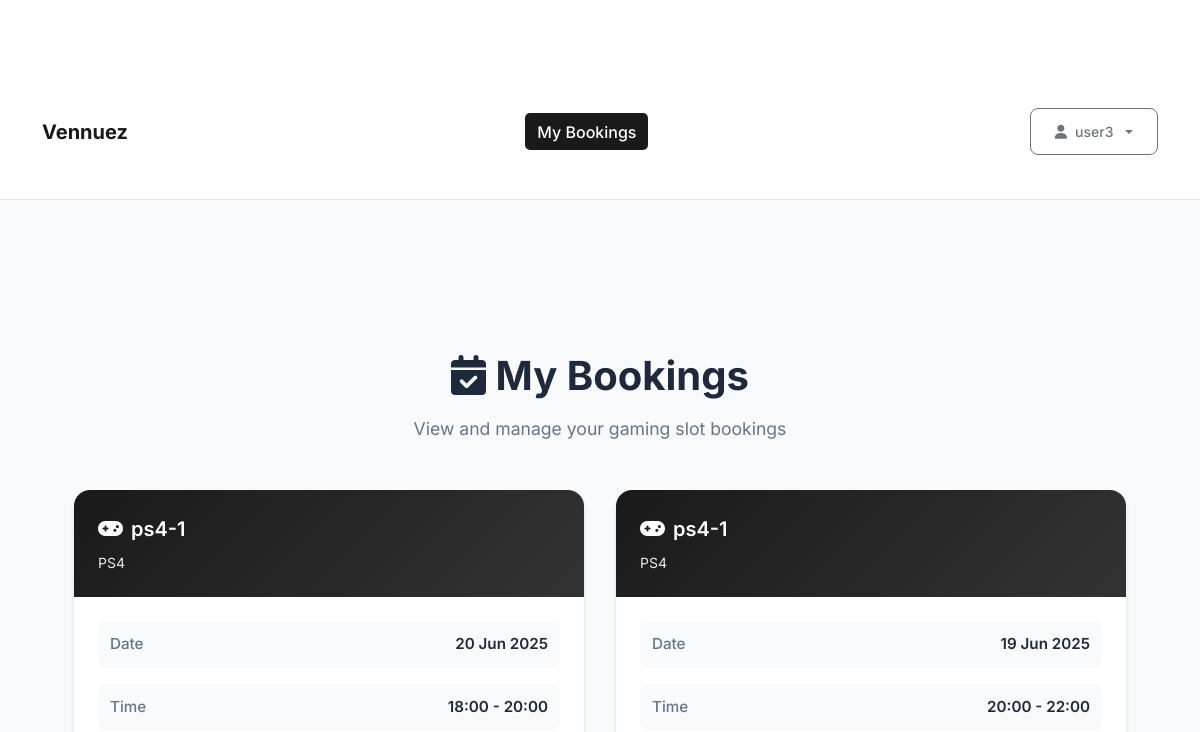
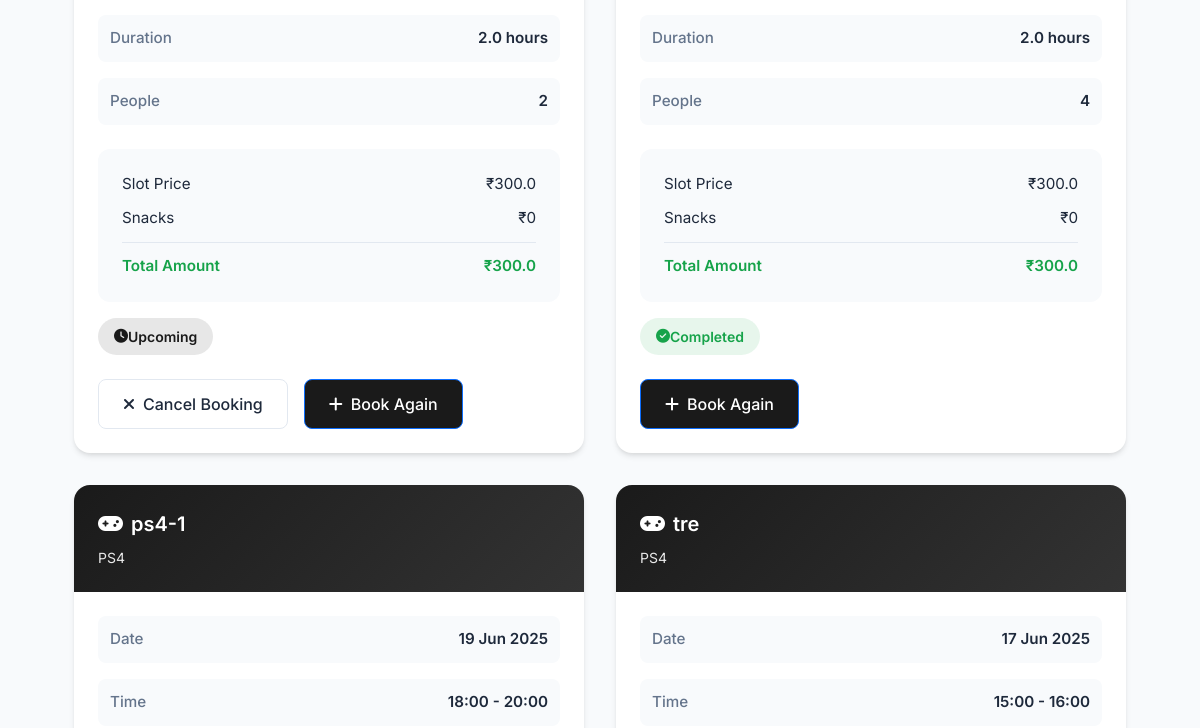
Page /user_dashboard (signed in, upper part) on the earlier database version (2 pictures, top to bottom).
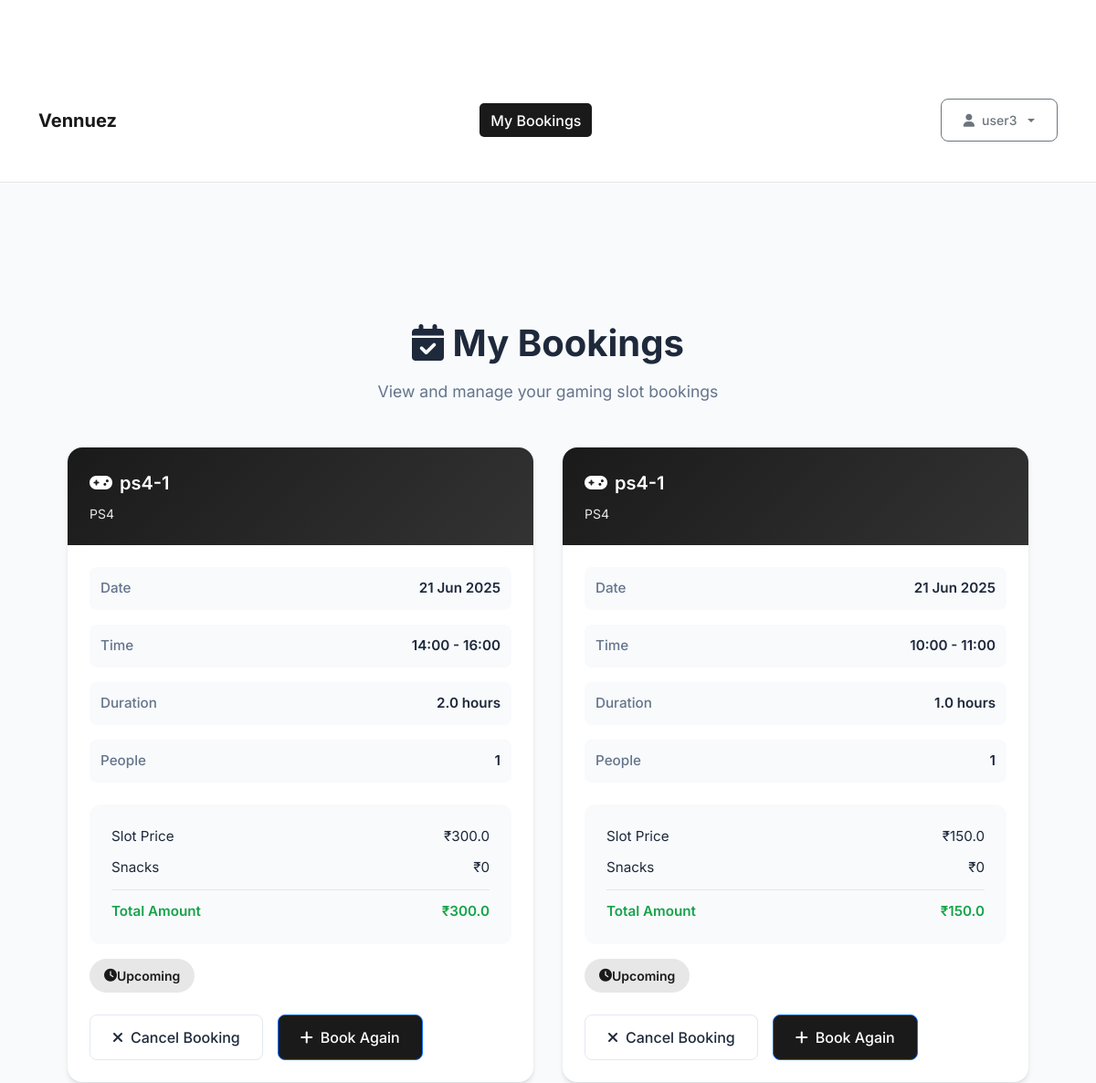
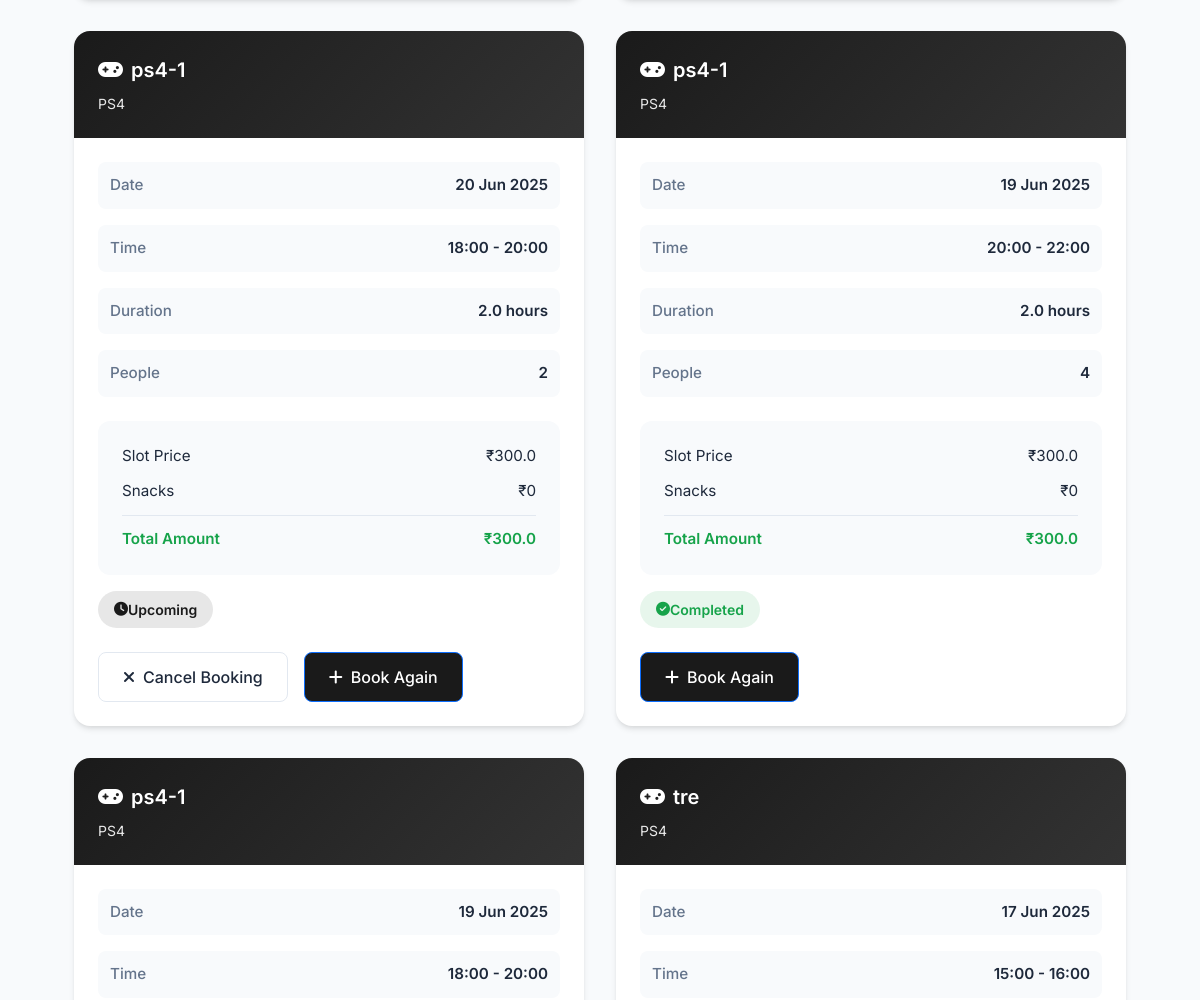
Same page on the later database version (2 pictures, top to bottom).
### models.py (models this page shows, shortened)
class User(UserMixin, db.Model):
    __tablename__ = 'users'
    id = db.Column(db.Integer, primary_key=True)
    username = db.Column(db.String(80), unique=True, nullable=False)
    email = db.Column(db.String(120), unique=True, nullable=True)
    phone = db.Column(db.String(20), nullable=False)
    password_hash = db.Column(db.String(256), nullable=False)
    full_name = db.Column(db.String(120), nullable=True)
    age = db.Column(db.Integer, nullable=True)
    created_at = db.Column(db.DateTime, default=datetime.utcnow)
    total_spent = db.Column(db.Float, default=0.0)
    bookings = db.relationship('TimeSlot', backref='user', lazy=True, foreign_keys='TimeSlot.user_id')
    coin_balances = db.relationship('UserCoinBalance', backref='user', lazy=True)

class TimeSlot(db.Model):
    __tablename__ = 'time_slots'
    id = db.Column(db.Integer, primary_key=True)
    start_time = db.Column(db.DateTime, nullable=False)
    end_time = db.Column(db.DateTime, nullable=False)
    total_amount = db.Column(db.Float, nullable=False)
    advance_paid = db.Column(db.Float, default=0.0)  # Fixed advance amount
    is_booked = db.Column(db.Boolean, default=False)
    snacks_amount = db.Column(db.Float, default=0.0)
    final_amount = db.Column(db.Float, default=0.0)
    completed = db.Column(db.Boolean, default=False)
    number_of_people = db.Column(db.Integer, default=1)  # New field for number of people
    booking_id = db.Column(db.String(20), unique=True, nullable=True)
    customer_name = db.Column(db.String(100), nullable=True)
    customer_phone = db.Column(db.String(20), nullable=True)
    customer_email = db.Column(db.String(120), nullable=True)
    customer_age = db.Column(db.Integer, nullable=True)
    special_requests = db.Column(db.Text, nullable=True)
    contact_sms = db.Column(db.Boolean, default=True)
    contact_whatsapp = db.Column(db.Boolean, default=True)
    contact_email = db.Column(db.Boolean, default=False)
    payment_status = db.Column(db.String(20), default='pending')  # pending, paid, failed
    payment_id = db.Column(db.String(100), nullable=True)
    booking_time = db.Column(db.DateTime, nullable=True)
    created_at = db.Column(db.DateTime, default=datetime.utcnow)
    console_id = db.Column(db.Integer, db.ForeignKey('consoles.id'), nullable=False)
    user_id = db.Column(db.Integer, db.ForeignKey('users.id'), nullable=True)  # Optional for unregistered bookings

class Console(db.Model):
    __tablename__ = 'consoles'
    id = db.Column(db.Integer, primary_key=True)
    name = db.Column(db.String(100), nullable=False)
    console_type = db.Column(db.String(50), nullable=False)
    hourly_rate = db.Column(db.Float, nullable=False)  # Rate per person per hour
    is_available = db.Column(db.Boolean, default=True)
    created_at = db.Column(db.DateTime, default=datetime.utcnow)
    owner_id = db.Column(db.Integer, db.ForeignKey('owners.id'), nullable=False)
    slots = db.relationship('TimeSlot', backref='console', lazy=True, cascade='all, delete-orphan')

### routes.py (the view)
@app.route('/user_dashboard')
@login_required
def user_dashboard():
    user = User.query.get(session['user_id'])
    bookings = TimeSlot.query.filter_by(user_id=user.id).order_by(TimeSlot.start_time.desc()).all()
    coin_balances = UserCoinBalance.query.filter_by(user_id=user.id).all()
    return render_template('user_dashboard.html', user=user, bookings=bookings, coin_balances=coin_balances , now=datetime.now())

### app.py (called while the page is built)
@login_manager.user_loader
def load_user(user_id):
    from models import Owner, User
    from flask import session
    user_type = session.get('user_type')
    if user_type == 'owner':
        return Owner.query.get(int(user_id))
    elif user_type == 'user':
        return User.query.get(int(user_id))
    return None

### templates/user_dashboard.html (shortened to what this page needs)
{% extends "base.html" %}
{% block content %}
<section class="user-dashboard">
    <div class="page-header">
                <h1 class="page-title">
            <i class="fas fa-calendar-check"></i> My Bookings
                </h1>
        <p class="page-subtitle">View and manage your gaming slot bookings</p>
    </div>
    <div class="bookings-grid">
        {% for slot in bookings %}
        <div class="booking-card">
            <div class="booking-header">
                <div class="console-name">
                    <i class="fas fa-gamepad"></i>
                    {{ slot.console.name if slot.console else 'Unknown Console' }}
                </div>
                <div class="console-type">{{ slot.console.console_type if slot.console else '' }}</div>
                    </div>
                    <div class="booking-body">
                        <div class="booking-details">
                            <div class="detail-row">
                        <span class="detail-label">Date</span>
                        <span class="detail-value">{{ slot.start_time.strftime('%d %b %Y') }}</span>
                            </div>
                            <div class="detail-row">
                        <span class="detail-label">Time</span>
                        <span class="detail-value">{{ slot.start_time.strftime('%H:%M') }} - {{ slot.end_time.strftime('%H:%M') }}</span>
                            </div>
                            <div class="detail-row">
                        <span class="detail-label">Duration</span>
                        <span class="detail-value">{{ ((slot.end_time - slot.start_time).total_seconds() / 3600)|round }} hours</span>
                    </div>
                    <div class="detail-row">
                        <span class="detail-label">People</span>
                        <span class="detail-value">{{ slot.number_of_people }}</span>
                    </div>
                </div>
                <div class="payment-section">
                    <div class="payment-row">
                        <span>Slot Price</span>
                        <span>₹{{ slot.total_amount }}</span>
                    </div>
                    <div class="payment-row">
                        <span>Snacks</span>
                        <span>₹{{ slot.snacks_amount or 0 }}</span>
                    </div>
                    <div class="payment-row">
                        <span>Total Amount</span>
                        <span>₹{{ slot.final_amount if slot.final_amount else slot.total_amount + (slot.snacks_amount or 0) }}</span>
                    </div>
                </div>
                <div class="booking-status {% if slot.start_time > now %}status-upcoming{% elif slot.completed %}status-completed{% else %}status-cancelled{% endif %}">
                    <i class="fas {% if slot.start_time > now %}fa-clock{% elif slot.completed %}fa-check-circle{% else %}fa-times-circle{% endif %}"></i>
                    {% if slot.start_time > now %}Upcoming{% elif slot.completed %}Completed{% else %}Cancelled{% endif %}
                </div>
                <div class="booking-actions">
                    {% if slot.start_time > now %}
                    <button class="btn btn-outline" onclick="cancelBooking('{{ slot.id }}')">
                        <i class="fas fa-times"></i> Cancel Booking
                    </button>
                    {% endif %}
                    <a href="{{ url_for('book_slot', slot_id=slot.console.id) }}" class="btn btn-primary">
                        <i class="fas fa-plus"></i> Book Again
                    </a>
                </div>
            </div>
        </div>
        {% endfor %}
    </div>
</section>
{% endblock %}

### templates/base.html (shortened to what this page needs)
<!DOCTYPE html>
<html lang="en">
<head>
  <link rel="stylesheet" href="{{ url_for('static', filename='css/main.css') }}">
  <link rel="stylesheet" href="https://cdnjs.cloudflare.com/ajax/libs/font-awesome/6.4.0/css/all.min.css" />
  <link href="https://cdn.jsdelivr.net/npm/bootstrap@5.3.0/dist/css/bootstrap.min.css" rel="stylesheet" />
</head>
<body>
  <nav class="navbar navbar-expand-md">
    <div class="container d-flex flex-wrap justify-content-between align-items-center">
      <a class="navbar-brand" href="{{ url_for('index') }}">Vennuez</a>
      <div class="d-none d-md-block mx-auto">
        {% if current_user.is_authenticated %}
          {% if session.user_type != 'owner' %}
            <a href="{{ url_for('user_dashboard') }}" class="nav-link {% if request.endpoint == 'user_dashboard' %}active{% endif %}">
              My Bookings
            </a>
          {% elif session.user_type == 'owner' %}
            <a href="{{ url_for('dashboard') }}" class="nav-link {% if request.endpoint == 'dashboard' %}active{% endif %}">
              Dashboard
            </a>
          {% endif %}
        {% endif %}
      </div>
      <div class="navbar-buttons">
        {% if current_user.is_authenticated %}
          <div class="dropdown">
            <button class="btn btn-outline-secondary dropdown-toggle btn-sm" data-bs-toggle="dropdown">
              <i class="fas fa-user"></i> {{ current_user.username }}
            </button>
          </div>
        {% endif %}
      </div>
    </div>
  </nav>
  <main class="container my-4">
    {% block content %}{% endblock %}
  </main>
</body>
</html>

### static/css/main.css (style rules this page uses)
:root { --primary: #222831; --secondary: #393e46; --accent: #00adb5; --background: #fff; --text: #222831; --muted: #f5f6fa; --border: #e0e0e0; --success: #00b894; --danger: #e17055; }
* { margin: 0; padding: 0; box-sizing: border-box; }
html, body { height: 100%; overflow-x: hidden; }
body { font-family: 'Inter', Arial, sans-serif; background: var(--background); color: var(--text); min-height: 100vh; line-height: 1.6; }
.btn { background: var(--accent); color: #fff; border: none; border-radius: 4px; padding: 0.5rem 1.25rem; font-size: 1rem; font-weight: 500; cursor: pointer; transition: background 0.2s; outline: none; }
.container { max-width: 1200px; margin: 0 auto; padding: 96px 1.5rem 2rem 1.5rem; }
.btn { display: inline-flex; align-items: center; justify-content: center; padding: 0.75rem 1.5rem; border-radius: 0.25rem; font-weight: 500; cursor: pointer; transition: all 0.2s; border: none; }
.btn-primary { background: var(--primary); color: white; }
.btn-outline { background: transparent; border: 1px solid var(--gray-200); }
h1, h2, h3, h4, h5 { color: var(--primary); font-weight: 700; margin-bottom: 1rem; }

### templates/base.html (style rules this page uses)
:root { --primary: #003049; --accent: #d62828; }
body { font-family: 'Inter', sans-serif; margin: 0; background: #fff; }
.navbar { background-color: white; padding: 0.75rem 1rem; border-bottom: 1px solid #e5e5e5; }
.navbar .nav-link { color: var(--primary); font-weight: 500; }
.navbar .nav-link:hover, .navbar .nav-link.active { background-color: var(--primary); color: #fff !important; border-radius: 5px; padding: 0.4rem 0.75rem; }
.navbar-brand { font-weight: bold; color: var(--primary) !important; }
.navbar-buttons { display: flex; align-items: center; gap: 0.75rem; }

Differences in the rows shown:
added TimeSlot: console "ps4-1", console "PS4", start_time "21 Jun 2025", start_time "14:00", end_time "16:00", end_time+start_time "2.0", number_of_people "1", total_amount "300.0", snacks_amount "0", final_amount+total_amount+snacks_amount "300.0", shows "Upcoming"
added TimeSlot: console "ps4-1", console "PS4", start_time "21 Jun 2025", start_time "10:00", end_time "11:00", end_time+start_time "1.0", number_of_people "1", total_amount "150.0", snacks_amount "0", final_amount+total_amount+snacks_amount "150.0", shows "Upcoming"
